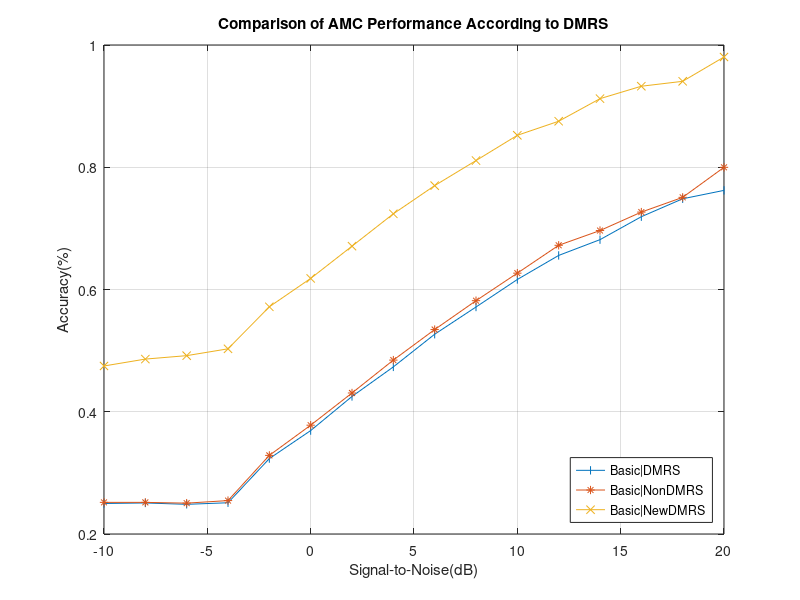
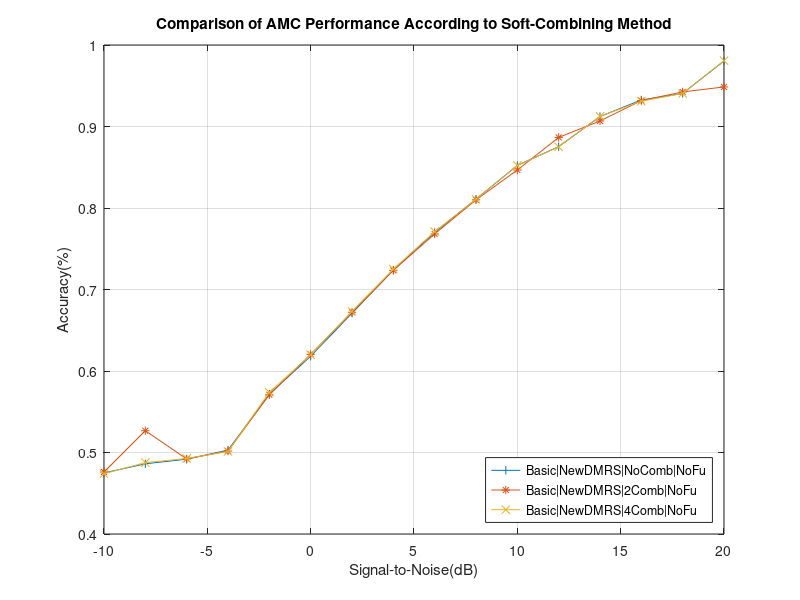
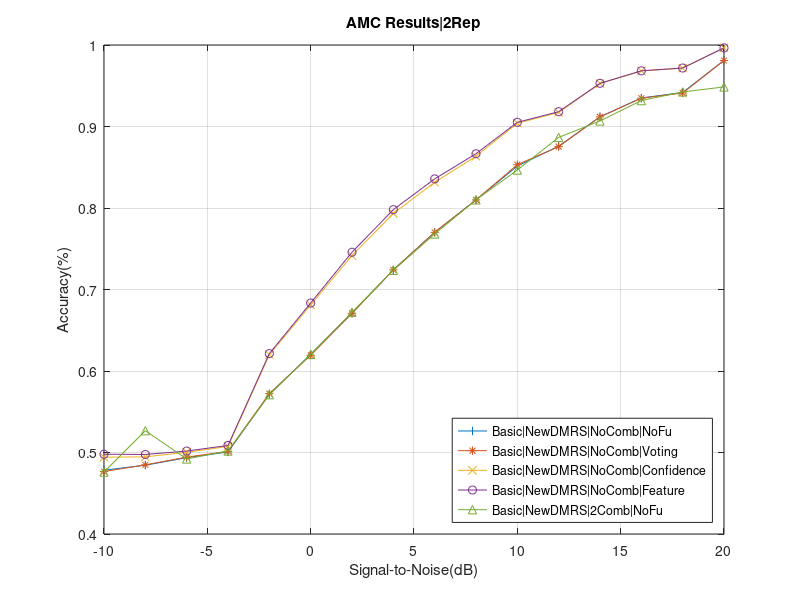
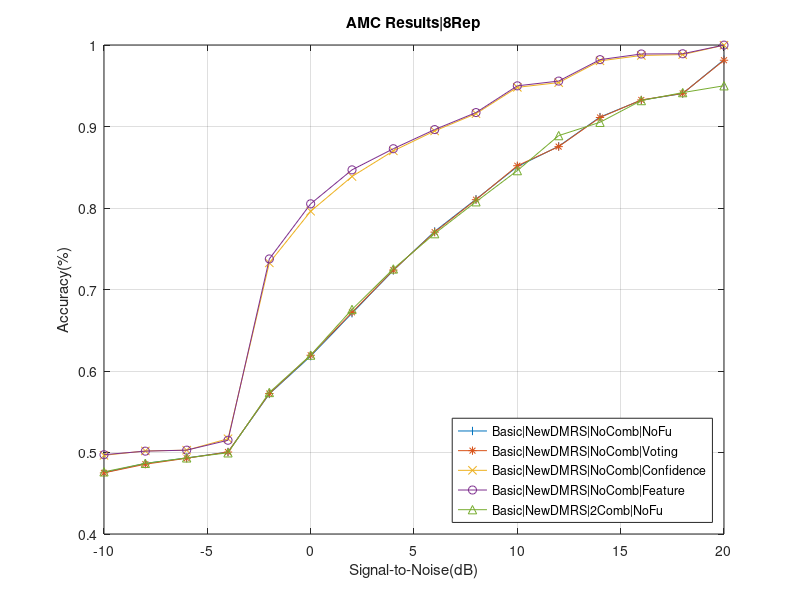

These figures' MATLAB source, in order:
clc; clear; close all;

snr = -10:2:20;

%%
trainingProcessingTimeBasicDMRS = [1277.745266800000	1272.234218500000	1272.082119100000	1272.273906400000	1272.118176900000	1275.811235800000	1273.651776000000	1274.283880800000	1280.837317600000	1277.895255400000	1274.222073500000	1274.531660900000	1273.100794100000	1274.851832600000	1.285059556800000e+03	1302.684784200000];
testingProcessingTimeBasicDMRS = [6.69513470000000	6.57033710000000	6.59157110000000	6.47498290000000	6.50362230000000	6.52343620000000	6.50948090000000	6.57901800000000 7.04976750000000	7.11577700000000	7.00878480000000	7.13025830000000	7.09232690000000	7.03970180000000	7.07260570000000	7.05224630000000];
accBasicDMRS = [0.249908333333333	0.250775000000000	0.248541666666667	0.251125000000000	0.323366666666667	0.369200000000000	0.425016666666667	0.473375000000000 0.526816666666667	0.571366666666667	0.616391666666667	0.655741666666667	0.681541666666667	0.719083333333333	0.748425000000000	0.762166666666667];

trainingProceccingTimeBasicNonDMRS = [1239.80208460000	1239.60642630000	1240.60785410000	1242.59578700000	1240.41522220000	1240.17965310000	1240.81185320000	1243.04612470000	1240.73843140000	1242.41659580000    1239.80208460000	1239.60642630000	1240.60785410000	1242.59578700000	1240.41522220000	1240.17965310000	1240.81185320000	1243.04612470000	1240.73843140000	1242.41659580000];
tesingProcessingTimeBasicNonDMRS = [7.75717580000000	6.93877170000000	6.75836030000000	6.75326790000000	6.78473060000000	6.75723800000000	6.88895380000000	6.86200770000000	6.78617390000000	6.74051010000000	6.81985450000000	6.78864860000000	6.75947440000000	6.71387110000000	6.80551520000000	6.91224120000000];
accBasicNonDMRS = [0.251750000000000	0.251741666666667	0.250483333333333	0.254675000000000	0.328616666666667	0.378025000000000	0.430683333333333	0.484500000000000	0.534458333333333	0.581700000000000	0.626750000000000	0.672325000000000	0.696450000000000	0.726650000000000	0.750758333333333	0.799883333333333];

trainingProceccingTimeBasicNewDMRS = [1311.04305760000	1286.85145810000	1285.19737930000	1285.08121830000	1287.52585830000	1286.71554240000	1286.55711590000	1286.72008720000   1341.20531960000   1308.72285160000   1311.11121920000   1308.41875280000   1310.14686930000   1313.72460880000   1326.01881850000   1326.76486080000];
tesingProcessingTimeBasicNewDMRS = [8.10148710000000	7.04040410000000	6.59593650000000	6.57417570000000	6.64093960000000	6.45884880000000	6.48271890000000	6.52518300000000	6.55413550000000	6.49008870000000	6.48645970000000	6.52755630000000	6.46464290000000	6.50867280000000	6.49158470000000	6.56739590000000];
accBasicNewDMRS = [0.474891666666667	0.486158333333333	0.491791666666667	0.502958333333333	0.571700000000000	0.618133333333333	0.670900000000000	0.723816666666667	0.769950000000000	0.810925000000000	0.852258333333333	0.875266666666667	0.912216666666667	0.932550000000000	0.940591666666667	0.980383333333333];

trainingProceccingTimeBasicNewDMRSAdd2 = [1274.532110000   1274.63433810000	  1275.16890110000	1276.64282810000	1275.96370380000	1274.73326590000	1272.77540830000	1275.72177700000	1340.42069910000	1283.00437560000	1283.49568230000	1344.15321460000	1342.09399160000	1342.55243250000	1342.75952850000	1342.62101860000];
tesingProcessingTimeBasicNewDMRSAdd2 = [8.10148710000000	7.04040410000000	6.59593650000000	6.57417570000000	6.64093960000000	6.45884880000000	6.48271890000000	6.52518300000000	6.55413550000000	6.49008870000000	6.48645970000000	6.52755630000000	6.46464290000000	6.50867280000000	6.49158470000000	6.56739590000000];
accBasicNewDMRSAdd2 = [0.476041666666667	0.526758333333333	0.492083333333333	0.501825000000000	0.570916666666667	0.620391666666667	0.672058333333333	0.723558333333333	0.768133333333333	0.810008333333333	0.846575000000000	0.886625000000000	0.906791666666667	0.931816666666667	0.942400000000000	0.948550000000000];

trainingProceccingTimeBasicNewDMRSAdd4 = [1279.31341260000	1304.10524190000	1279.69586370000	1279.15768880000	1277.83386140000	1279.83723670000	1279.06470970000	1304.79171560000	1305.13806850000	1307.09414030000 1313.57257750000	1296.80334050000	1333.39357950000 1335.04140730000   1316.71554880000   1314.43605460000];
tesingProcessingTimeBasicNewDMRSAdd4 = [8.10148710000000	7.04040410000000	6.59593650000000	6.57417570000000	6.64093960000000	6.45884880000000	6.48271890000000	6.52518300000000	6.55413550000000	6.49008870000000	6.48645970000000	6.52755630000000	6.46464290000000	6.50867280000000	6.49158470000000	6.56739590000000];
accBasicNewDMRSAdd4 = [0.473991666666667   0.487558333333333   0.492683333333333   0.501250000000000   0.573858333333333   0.619866666666667   0.673241666666667   0.724950000000000   0.771058333333333   0.810791666666667   0.852241666666667   0.875000000000000   0.912541666666667   0.931025000000000   0.940591666666667   0.980800000000000];

% Comparison of AMC Performance According to DMRS
figure;
plot(snr, accBasicDMRS, '-|'); hold on; grid on;
plot(snr, accBasicNonDMRS, '-*'); hold on;
plot(snr ,accBasicNewDMRS, "-x"); hold on;
title("Comparison of AMC Performance According to DMRS")
legend("Basic|DMRS", "Basic|NonDMRS", "Basic|NewDMRS", 'Location', 'southeast')
xlabel("Signal-to-Noise(dB)")
ylabel("Accuracy(%)")

% Comparison of AMC Performance According to Soft-Combining Method
figure;
plot(snr, accBasicNewDMRS, '-|'); hold on; grid on;
plot(snr, accBasicNewDMRSAdd2, '-*'); hold on;
plot(snr ,accBasicNewDMRSAdd4, "-x"); hold on;
title("Comparison of AMC Performance According to Soft-Combining Method")
legend("Basic|NewDMRS|NoComb|NoFu", "Basic|NewDMRS|2Comb|NoFu", "Basic|NewDMRS|4Comb|NoFu", 'Location', 'southeast')
xlabel("Signal-to-Noise(dB)")
ylabel("Accuracy(%)")

%% 2Rep
accBasicNewDMRS_2Rep_NoComb_NoFu = [0.478266666666667	0.484400000000000	0.493658333333333	0.500666666666667	0.571316666666667	0.620525000000000	0.671025000000000	0.724008333333333	0.770208333333333	0.809900000000000	0.851566666666667	0.875750000000000	0.911883333333333	0.935016666666667	0.941691666666667	0.981150000000000];
accBasicNewDMRS_2Rep_NoComb_voting = [0.476608333333333	0.484825000000000	0.494366666666667	0.501350000000000	0.572266666666667	0.619300000000000	0.670779166666667	0.724095833333333	0.770112500000000	0.809950000000000	0.853175000000000	0.875320833333333	0.911754166666667	0.934729166666667	0.941075000000000	0.981004166666667];
accBasicNewDMRS_2Rep_NoComb_confidence = [0.494250000000000	0.494666666666667	0.500208333333333	0.507475000000000	0.619958333333333	0.681058333333333	0.741558333333333	0.793300000000000	0.831525000000000	0.863516666666667	0.904025000000000	0.917250000000000	0.952658333333333	0.968200000000000	0.971666666666667	0.996516666666667];
accBasicNewDMRS_2Rep_NoComb_feature = [0.497925000000000	0.497575000000000	0.501766666666667	0.508666666666667	0.621358333333333	0.683400000000000	0.745708333333333	0.798000000000000	0.835725000000000	0.866600000000000	0.905125000000000	0.918183333333333	0.952983333333333	0.968325000000000	0.971766666666667	0.996500000000000];

accBasicNewDMRS_2Rep_2Comb_NoFu = [0.476041666666667	0.526758333333333	0.492083333333333	0.501825000000000	0.570916666666667	0.620391666666667	0.672058333333333	0.723558333333333	0.768133333333333	0.810008333333333	0.846575000000000	0.886625000000000	0.906791666666667	0.931816666666667	0.942400000000000	0.948550000000000];

% Performance Comparison between Soft-Combining and Fusion Method
figure;
plot(snr, accBasicNewDMRS_2Rep_NoComb_NoFu, '-|'); hold on; grid on;
plot(snr, accBasicNewDMRS_2Rep_NoComb_voting, '-*'); hold on;
plot(snr ,accBasicNewDMRS_2Rep_NoComb_confidence, "-x"); hold on;
plot(snr ,accBasicNewDMRS_2Rep_NoComb_feature, "-o"); hold on;
plot(snr ,accBasicNewDMRS_2Rep_2Comb_NoFu, "-^"); hold on;
title("AMC Results|2Rep")
legend("Basic|NewDMRS|NoComb|NoFu", "Basic|NewDMRS|NoComb|Voting", "Basic|NewDMRS|NoComb|Confidence", "Basic|NewDMRS|NoComb|Feature", "Basic|NewDMRS|2Comb|NoFu", 'Location', 'southeast')
xlabel("Signal-to-Noise(dB)")
ylabel("Accuracy(%)")

%% 4Rep
accBasicNewDMRS_4Rep_NoComb_NoFu = [0.473991666666667   0.487558333333333   0.492683333333333   0.501250000000000   0.573858333333333   0.619866666666667   0.673241666666667   0.724950000000000   0.771058333333333   0.810791666666667   0.852241666666667   0.875000000000000   0.912541666666667   0.931025000000000   0.940591666666667   0.980800000000000];
accBasicNewDMRS_4Rep_NoComb_voting = [0.475156250000000   0.486360416666667   0.492447916666667   0.500718750000000   0.573522916666667   0.619143750000000   0.671939583333333   0.723618750000000   0.770308333333333   0.810506250000000   0.852535416666667   0.876070833333333   0.912041666666667   0.932485416666667   0.940650000000000   0.980960416666667];
accBasicNewDMRS_4Rep_NoComb_confidence = [0.497483333333333   0.500941666666667   0.502683333333333   0.511850000000000   0.678050000000000   0.747650000000000   0.800833333333333   0.841250000000000   0.872783333333333   0.897450000000000   0.934491666666667   0.942433333333333   0.972083333333333   0.981858333333333   0.982833333333333   0.999000000000000];
accBasicNewDMRS_4Rep_NoComb_feature = [0.498441666666667   0.501566666666667   0.502491666666667   0.511316666666667   0.681975000000000   0.754291666666667   0.808183333333333   0.844975000000000   0.874933333333333   0.898841666666667   0.936091666666667   0.943516666666667   0.973525000000000   0.983550000000000   0.984116666666667   0.999400000000000];

accBasicNewDMRS_4Rep_2Comb_NoFu = [];
accBasicNewDMRS_4Rep_2Comb_voting = [];
accBasicNewDMRS_4Rep_2Comb_confidence = [];
accBasicNewDMRS_4Rep_2Comb_feature = [];

accBasicNewDMRS_4Rep_4Comb_NoFu = [0.510416666666667   0.484641666666667   0.493100000000000   0.505925000000000   0.570908333333333   0.619983333333333   0.674508333333333   0.726316666666667   0.768041666666667   0.812475000000000   0.849958333333333   0.894466666666667   0.984366666666667  0.936850000000000   0.939741666666667   0.959958333333333];

% figure;
% plot(snr, accBasicNewDMRS_4Rep_NoComb_NoFu, '-|'); hold on; grid on;
% plot(snr, accBasicNewDMRS_4Rep_NoComb_voting, '-*'); hold on;
% plot(snr ,accBasicNewDMRS_4Rep_NoComb_confidence, "-x"); hold on;
% plot(snr ,accBasicNewDMRS_4Rep_NoComb_feature, "-o"); hold on;
% % plot(snr ,accBasicNewDMRS_4Rep_2Comb_NoFu, "-^"); hold on;
% title("AMC Results|4Rep")
% legend("Basic|NewDMRS|NoComb|NoFu", "Basic|NewDMRS|NoComb|Voting", "Basic|NewDMRS|NoComb|Confidence", "Basic|NewDMRS|NoComb|Feature", "Basic|NewDMRS|2Comb|NoFu", 'Location', 'southeast')
% xlabel("Signal-to-Noise(dB)")
% ylabel("Accuracy(%)")

% figure;
% plot(snr, accBasicNewDMRS_4Rep_2Comb_NoFu, '-|'); hold on; grid on;
% plot(snr, accBasicNewDMRS_4Rep_2Comb_voting, '-*'); hold on;
% plot(snr ,accBasicNewDMRS_4Rep_2Comb_confidence, "-x"); hold on;
% plot(snr ,accBasicNewDMRS_4Rep_2Comb_feature, "-o"); hold on;
% % plot(snr ,accBasicNewDMRS_4Rep_4Comb_NoFu, "-^"); hold on;
% title("AMC Results|4Rep")
% legend("Basic|NewDMRS|2Comb|NoFu", "Basic|NewDMRS|2Comb|Voting", "Basic|NewDMRS|2Comb|Confidence", "Basic|NewDMRS|2Comb|Feature", "Basic|NewDMRS|4Comb|NoFu", 'Location', 'southeast')
% xlabel("Signal-to-Noise(dB)")
% ylabel("Accuracy(%)")

%% 8Rep
accBasicNewDMRS_8Rep_NoComb_NoFu = [0.475350000000000	0.486591666666667	0.493266666666667	0.500550000000000	0.571875000000000	0.618250000000000	0.670883333333333	0.723441666666667	0.771275000000000	0.810758333333333	0.850841666666667	0.875683333333333	0.911558333333333	0.932400000000000	0.940433333333333	0.981958333333333];
accBasicNewDMRS_8Rep_NoComb_voting = [0.475025000000000	0.485650000000000	0.492972916666667	0.500569791666667	0.572390625000000	0.619323958333333	0.671923958333333	0.723817708333333	0.770391666666667	0.810187500000000	0.851871875000000	0.875320833333333	0.911054166666667	0.932581250000000	0.940604166666667	0.981308333333333];
accBasicNewDMRS_8Rep_NoComb_confidence = [0.496541666666667	0.501941666666667	0.502833333333333	0.516858333333333	0.732650000000000	0.796000000000000	0.838633333333333	0.870091666666667	0.894541666666667	0.915750000000000	0.948050000000000	0.953875000000000	0.980516666666667	0.987158333333333	0.988241666666667	0.999791666666667];
accBasicNewDMRS_8Rep_NoComb_feature = [0.497316666666667	0.501666666666667	0.502891666666667	0.515033333333333	0.737508333333333	0.805125000000000	0.846808333333333	0.872733333333333	0.896216666666667	0.917100000000000	0.949891666666667	0.955741666666667	0.982041666666667	0.988975000000000	0.989241666666667	0.999858333333333];

accBasicNewDMRS_8Rep_2Comb_NoFu = [0.476283333333333	0.486683333333333	0.493408333333333	0.499625000000000	0.573641666666667	0.619516666666667	0.675516666666667	0.725233333333333	0.768525000000000	0.807666666666667	0.845875000000000	0.888833333333333	0.905175000000000	0.931833333333333	0.941583333333333	0.950000000000000];
accBasicNewDMRS_8Rep_2Comb_voting = [0.476197916666667	0.485722916666667	0.493208333333333	0.500268750000000	0.572800000000000	0.620347916666667	0.673039583333333	0.725464583333333	0.770035416666667	0.807741666666667	0.846104166666667	0.888560416666667	0.906410416666667	0.931812500000000	0.942006250000000	0.950122916666667];
accBasicNewDMRS_8Rep_2Comb_confidence = [0.499358333333333	0.502358333333333	0.501841666666667	0.510433333333333	0.677216666666667	0.748716666666667	0.802716666666667	0.846075000000000	0.872941666666667	0.893591666666667	0.924683333333333	0.959991666666667	0.967500000000000	0.980833333333333	0.984075000000000	0.985583333333333];
accBasicNewDMRS_8Rep_2Comb_feature = [0.500758333333333	0.502458333333333	0.501550000000000	0.510558333333333	0.682233333333333	0.755708333333333	0.811100000000000	0.850408333333333	0.874900000000000	0.894616666666667	0.925641666666667	0.961800000000000	0.969008333333333	0.982675000000000	0.985725000000000	0.986741666666667];

accBasicNewDMRS_8Rep_4Comb_NoFu = [0.495375000000000	0.497425000000000	0.500850000000000	0.531875000000000	0.707575000000000	0.746800000000000	0.790350000000000	0.825450000000000	0.844250000000000	0.882550000000000	0.904800000000000	0.936575000000000	0.994650000000000	0.952375000000000	0.960825000000000	0.961975000000000];
accBasicNewDMRS_8Rep_4Comb_voting = [0.496087500000000	0.497875000000000	0.500300000000000	0.532987500000000	0.705487500000000	0.746200000000000	0.791287500000000	0.826050000000000	0.844450000000000	0.883575000000000	0.903312500000000	0.936662500000000	0.994737500000000	0.951937500000000	0.961000000000000	0.962350000000000];
accBasicNewDMRS_8Rep_4Comb_confidence = [0.499400000000000	0.496350000000000	0.502550000000000	0.541225000000000	0.731825000000000	0.768950000000000	0.810500000000000	0.842125000000000	0.858025000000000	0.896825000000000	0.916300000000000	0.946650000000000	0.995975000000000	0.958375000000000	0.965500000000000	0.965250000000000];
accBasicNewDMRS_8Rep_4Comb_feature = [0.500025000000000	0.496700000000000	0.503150000000000	0.541525000000000	0.735500000000000	0.771875000000000	0.811975000000000	0.843025000000000	0.858375000000000	0.897000000000000	0.916500000000000	0.946800000000000	0.996075000000000	0.958375000000000	0.965450000000000	0.965275000000000];

figure;
plot(snr, accBasicNewDMRS_8Rep_NoComb_NoFu, '-|'); hold on; grid on;
plot(snr, accBasicNewDMRS_8Rep_NoComb_voting, '-*'); hold on;
plot(snr ,accBasicNewDMRS_8Rep_NoComb_confidence, "-x"); hold on;
plot(snr ,accBasicNewDMRS_8Rep_NoComb_feature, "-o"); hold on;
plot(snr ,accBasicNewDMRS_8Rep_2Comb_NoFu, "-^"); hold on;
title("AMC Results|8Rep")
legend("Basic|NewDMRS|NoComb|NoFu", "Basic|NewDMRS|NoComb|Voting", "Basic|NewDMRS|NoComb|Confidence", "Basic|NewDMRS|NoComb|Feature", "Basic|NewDMRS|2Comb|NoFu", 'Location', 'southeast')
xlabel("Signal-to-Noise(dB)")
ylabel("Accuracy(%)")

figure;
plot(snr(1:13), accBasicNewDMRS_8Rep_2Comb_NoFu(1:13), '-|'); hold on; grid on;
plot(snr(1:13), accBasicNewDMRS_8Rep_2Comb_voting(1:13), '-*'); hold on;
plot(snr(1:13) ,accBasicNewDMRS_8Rep_2Comb_confidence(1:13), "-x"); hold on;
plot(snr(1:13) ,accBasicNewDMRS_8Rep_2Comb_feature(1:13), "-o"); hold on;
plot(snr(1:13) ,accBasicNewDMRS_8Rep_4Comb_NoFu(1:13), "-^"); hold on;
title("AMC Results|8Rep")
legend("Basic|NewDMRS|2Comb|NoFu", "Basic|NewDMRS|2Comb|Voting", "Basic|NewDMRS|2Comb|Confidence", "Basic|NewDMRS|2Comb|Feature", "Basic|NewDMRS|4Comb|NoFu", 'Location', 'southeast')
xlabel("Signal-to-Noise(dB)")
ylabel("Accuracy(%)")

figure;
plot(snr, accBasicNewDMRS_8Rep_4Comb_NoFu, '-|'); hold on; grid on;
plot(snr, accBasicNewDMRS_8Rep_4Comb_voting, '-*'); hold on;
plot(snr ,accBasicNewDMRS_8Rep_4Comb_confidence, "-x"); hold on;
plot(snr ,accBasicNewDMRS_8Rep_4Comb_feature, "-o"); hold on;
title("AMC Results|8Rep")
legend("Basic|NewDMRS|4Comb|NoFu", "Basic|NewDMRS|4Comb|Voting", "Basic|NewDMRS|4Comb|Confidence", "Basic|NewDMRS|4Comb|Feature", 'Location', 'southeast')
xlabel("Signal-to-Noise(dB)")
ylabel("Accuracy(%)")

% Performance comparison based on Aggregation Level
figure;
plot(snr, accBasicNewDMRS_2Rep_NoComb_feature, '-|'); hold on; grid on;
plot(snr, accBasicNewDMRS_4Rep_NoComb_feature, '-*'); hold on; grid on;
plot(snr, accBasicNewDMRS_8Rep_NoComb_feature, '-x'); hold on; grid on;
title("AMC Results|Aggregation Level 2 4 8")
legend("Basic|NewDMRS|NoComb|NoFu|Rep2", "Basic|NewDMRS|NoComb|NoFu|Rep4", "Basic|NewDMRS|NoComb|NoFu|Rep8", 'Location', 'southeast')
xlabel("Signal-to-Noise(dB)")
ylabel("Accuracy(%)")
